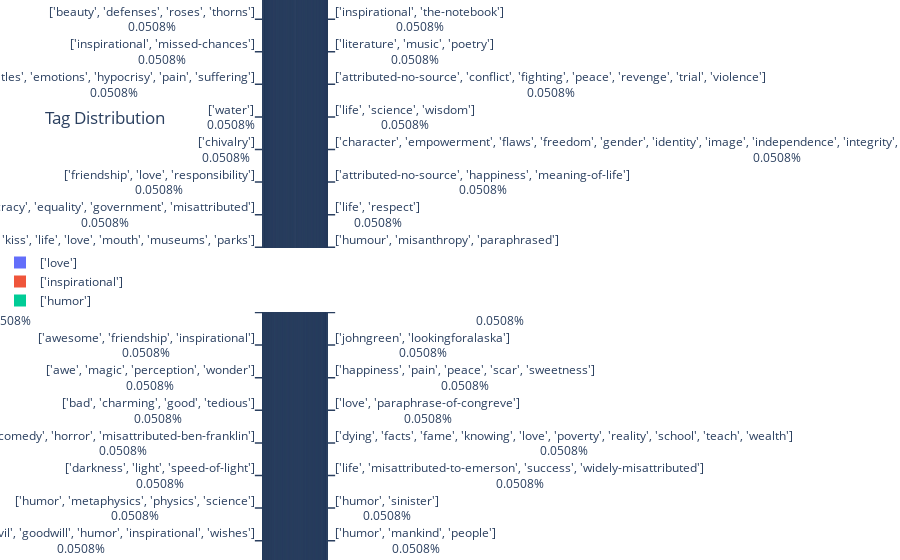

Notebook code cell kept with this figure:
### Code cell
# Tag Distribution Pie Chart
tag_counts = quotes_2['Tags'].value_counts()
fig = px.pie(tag_counts, names=tag_counts.index, title='Tag Distribution')
fig.update_traces(textinfo='percent+label')
fig.show()

### Figure 1 — Plotly figure (JSON) as saved in the notebook; plotly's stock layout.template omitted (floating-point values rounded to 4 significant figures; data arrays with more than 128 entries replaced by an {"elided": "..."} marker saying what was removed)
{"data": [{"domain": {"x": [0, 1], "y": [0, 1]}, "hovertemplate": "Tags=%{label}<extra></extra>", "labels": {"elided": "1969 str values"}, "legendgroup": "", "name": "", "showlegend": true, "textinfo": "percent+label", "type": "pie"}], "layout": {"legend": {"tracegroupgap": 0}, "title": {"text": "Tag Distribution"}}}
